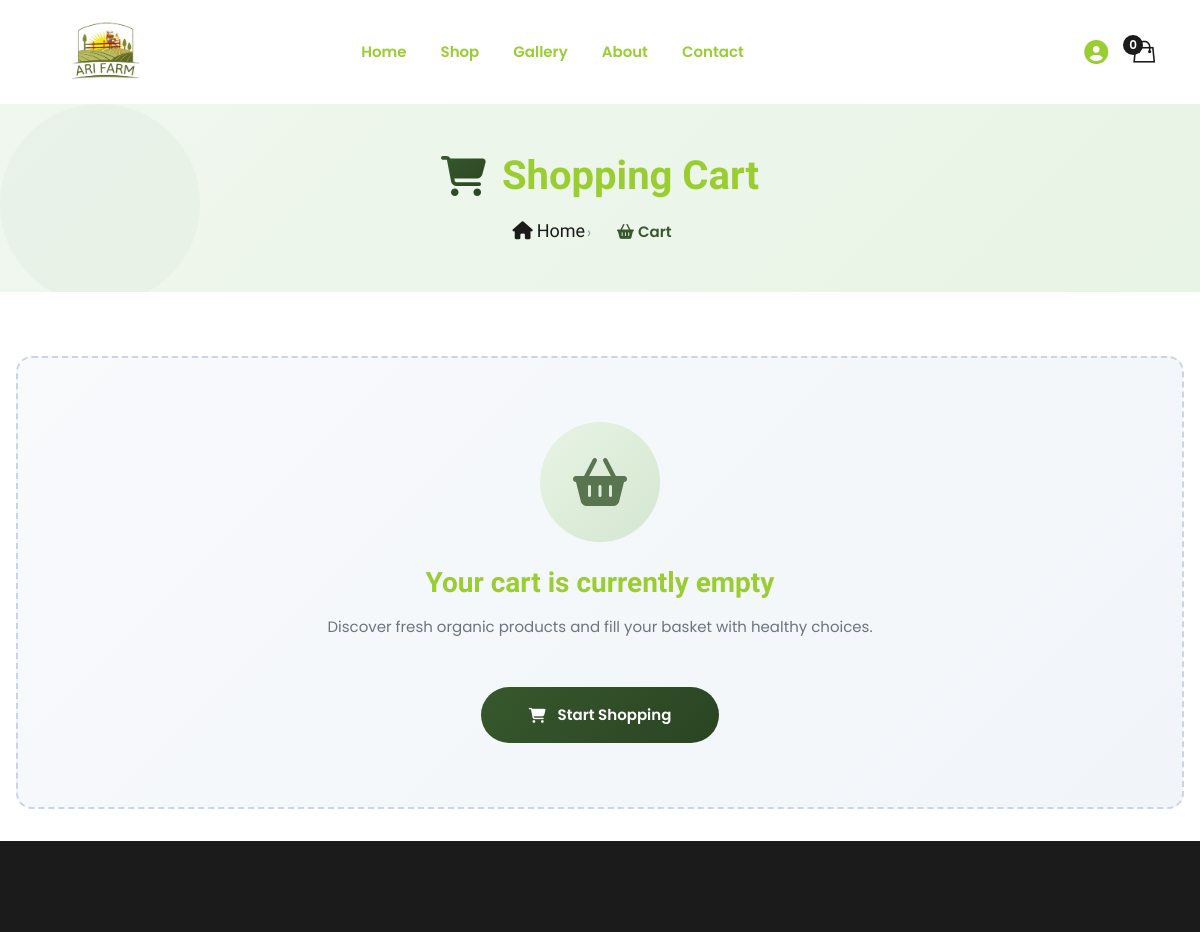
Before: /cart/ (signed in, upper part) with the older database file.
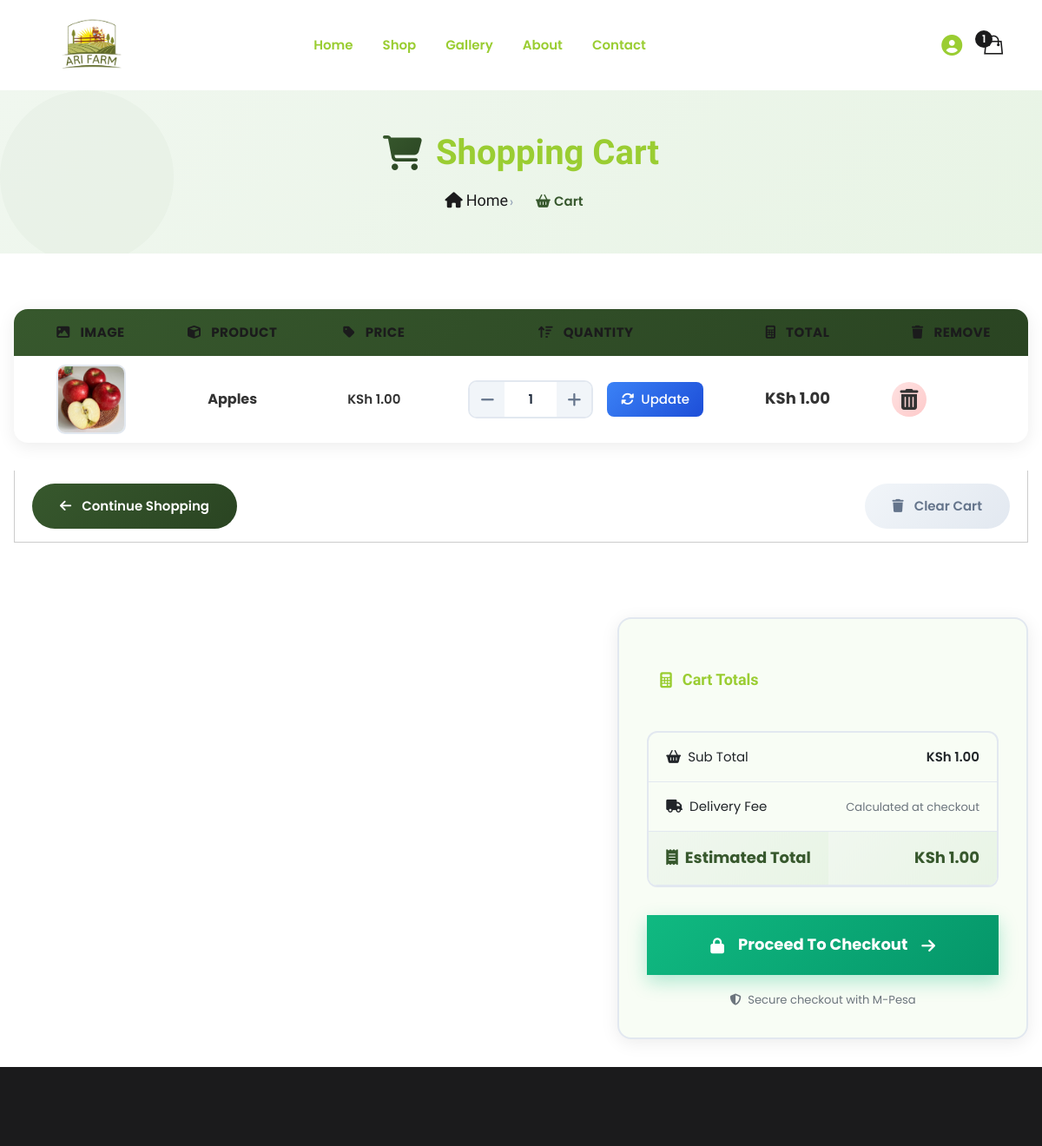
After: the same page with the newer database file.
### accounts/models.py (models this page shows, shortened)
class User(AbstractUser):
    USER_TYPE_CHOICES = (
        ('customer', 'Customer'),
        ('admin', 'Admin'),
    )
    user_type = models.CharField(max_length=20, choices=USER_TYPE_CHOICES, default='customer')
    phone_number = models.CharField(max_length=20, blank=True, null=True)
    profile_picture = models.ImageField(upload_to='profile_pictures/', blank=True, null=True)
    county = models.CharField(max_length=100, blank=True, null=True)
    zone = models.ForeignKey(
        'checkout.DeliveryZone',  # <--- This breaks the circular loop
        on_delete=models.SET_NULL,
        null=True,
        blank=True,
        related_name='users'
    )
    date_joined = models.DateTimeField(default=timezone.now)
    last_login = models.DateTimeField(blank=True, null=True)
    is_verified = models.BooleanField(default=False)
    is_active = models.BooleanField(default=True)
    google_id = models.CharField(max_length=100, blank=True, null=True)

### cart/models.py (models this page shows, shortened)
class Cart(models.Model):
    user = models.OneToOneField(
        User,
        on_delete=models.CASCADE,
        related_name='cart'
    )
    created_at = models.DateTimeField(auto_now_add=True)
    updated_at = models.DateTimeField(auto_now=True)
    class Meta:
        verbose_name = 'Cart'
        verbose_name_plural = 'Carts'
    @property
    def total_price(self):
        return sum(item.total_price for item in self.items.all())
    @property
    def total_items(self):
        return sum(item.quantity for item in self.items.all())

class CartItem(models.Model):
    cart = models.ForeignKey(Cart, on_delete=models.CASCADE, related_name='items')
    product = models.ForeignKey(
        Product,
        null=True,
        blank=True,
        on_delete=models.SET_NULL
    )
    basket = models.ForeignKey(
        ProductBasket,
        null=True,
        blank=True,
        on_delete=models.SET_NULL
    )
    merchandise = models.ForeignKey(
        Merchandise,
        null=True,
        blank=True,
        on_delete=models.SET_NULL
    )
    quantity = models.PositiveIntegerField(default=1)
    added_at = models.DateTimeField(auto_now_add=True)
    class Meta:
        constraints = [
            models.CheckConstraint(
                check=(
                    (models.Q(product__isnull=False, basket__isnull=True, merchandise__isnull=True)) |
                    (models.Q(product__isnull=True, basket__isnull=False, merchandise__isnull=True)) |
                    (models.Q(product__isnull=True, basket__isnull=True, merchandise__isnull=False))
                ),
                name='cartitem_exactly_one_item_type'
            )
        ]
        unique_together = ('cart', 'product', 'basket', 'merchandise')
    @property
    def unit_price(self):
        if self.product:
            return self.product.price
        elif self.basket:
            return self.basket.price
        elif self.merchandise:
            return self.merchandise.price
        return 0
    @property
    def total_price(self):
        return self.unit_price * self.quantity
    @property
    def name(self):
        if self.product:
            return self.product.name
        if self.basket:
            return self.basket.name
        if self.merchandise:
            return self.merchandise.name
        return "Unknown Item"

### products/models.py (models this page shows, shortened)
class Product(models.Model):
    product_id = models.CharField(max_length=50, unique=True, editable=False)
    name = models.CharField(max_length=200)
    slug = models.SlugField(max_length=200, unique=True)
    stock = models.PositiveIntegerField(default=0)
    price = models.DecimalField(max_digits=10, decimal_places=2, validators=[MinValueValidator(0)])
    description = models.TextField()
    image = models.ImageField(upload_to=product_image_path)
    is_new = models.BooleanField(default=False)
    category = models.ForeignKey(Category, on_delete=models.SET_NULL, null=True, blank=True, related_name='products')
    is_active = models.BooleanField(default=True)
    created_at = models.DateTimeField(auto_now_add=True)
    updated_at = models.DateTimeField(auto_now=True)
    is_in_basket = models.BooleanField(default=False, editable=False)
    class Meta:
        ordering = ['-created_at']
        indexes = [
            models.Index(fields=['slug']),
            models.Index(fields=['category']),
            models.Index(fields=['is_active']),
            models.Index(fields=['is_new']),
        ]
    def get_absolute_url(self):
        return reverse('products:product_detail', args=[self.slug])

### cart/views.py (the view)
# urls.py: path('', views.cart_detail, name='cart_detail'),
@login_required
def cart_detail(request):
    cart, created = Cart.objects.get_or_create(user=request.user)
    return render(request, 'cart/cart_detail.html', {
        'cart': cart,
    })

### core/context_processors.py (called while the page is built)
def promotional_popup(request):
    popup = PromotionalPopup.get_active_popup()
    return {'promotional_popup': popup}

### core/models.py (called while the page is built)
    @staticmethod
    def get_active_popup():
        return PromotionalPopup.objects.filter(is_active=True).first()

### templates/cart/cart_detail.html (shortened to what the changed rows need)
{% extends 'base.html' %}
{% load static %}
{% block extra_css %}
<link rel="stylesheet" href="https://cdnjs.cloudflare.com/ajax/libs/font-awesome/6.4.0/css/all.min.css">
{% endblock %}
{% block content %}
<div class="cart-main-wrapper">
    <div class="container container-default-2">
        <div class="row">
            <div class="col-lg-12">
                {% if cart.items.exists %}
                <div class="cart-table d-none d-lg-block">
                    <table class="table">
                        <thead>
                            <tr>
                                <th class="pro-thumbnail"><i class="fas fa-image"></i> Image</th>
                                <th class="pro-title"><i class="fas fa-cube"></i> Product</th>
                                <th class="pro-price"><i class="fas fa-tag"></i> Price</th>
                                <th class="pro-quantity"><i class="fas fa-sort-amount-up"></i> Quantity</th>
                                <th class="pro-subtotal"><i class="fas fa-calculator"></i> Total</th>
                                <th class="pro-remove"><i class="fas fa-trash"></i> Remove</th>
                            </tr>
                        </thead>
                        <tbody>
                            {% for item in cart.items.all %}
                            <tr>
                                <td class="pro-thumbnail">
                                    {% if item.product %}
                                        <a href="{{ item.product.get_absolute_url }}">
                                            {% if item.product.image %}
                                                <img src="{{ item.product.image.url }}" alt="{{ item.product.name }}">
                                            {% else %}
                                                <img src="{% static 'assets/images/product/placeholder.jpg' %}" alt="Product">
                                            {% endif %}
                                        </a>
                                    {% endif %}
                                </td>
                                <td class="pro-title">
                                    <a href="#" class="fw-bold">{{ item.name }}</a>
                                </td>
                                <td class="pro-price">
                                    <span class="fw-semibold">KSh {{ item.unit_price|floatformat:2 }}</span>
                                </td>
                                <td class="pro-quantity">
                                    <form action="{% url 'cart:update_cart_item' %}" method="post" class="d-inline-flex align-items-center">
                                        <div class="custom-qty-wrapper">
                                            <div class="c-dec c-qty-btn"><i class="fas fa-minus"></i></div>
                                            {% if item.product %}
                                                <input class="custom-qty-input" value="{{ item.quantity }}" type="number" name="quantity" max="{{ item.product.stock }}">
                                            {% elif item.basket %}
                                                <input class="custom-qty-input" value="{{ item.quantity }}" type="number" name="quantity" max="{{ item.basket.stock }}">
                                            {% elif item.merchandise %}
                                                <input class="custom-qty-input" value="{{ item.quantity }}" type="number" name="quantity" max="{{ item.merchandise.stock }}">
                                            {% endif %}
                                            <div class="c-inc c-qty-btn"><i class="fas fa-plus"></i></div>
                                        </div>
                                        <button type="submit" class="btn-update ms-3" title="Update Quantity">
                                            <i class="fas fa-sync-alt"></i>Update
                                        </button>
                                    </form>
                                </td>
                                <td class="pro-subtotal">
                                    <span class="fw-bold">KSh {{ item.total_price|floatformat:2 }}</span>
                                </td>
                                <td class="pro-remove">
                                    <a href="{% url 'cart:remove_from_cart' item.id %}" onclick="return confirm('Remove this item from your cart?')" title="Remove">
                                        <i class="fas fa-trash-alt"></i>
                                    </a>
                                </td>
                            </tr>
                            {% endfor %}
                        </tbody>
                    </table>
                </div>
                <div class="cart-update-option">
                    <a href="{% url 'products:product_list' %}" class="btn-continue">
                        <i class="fas fa-arrow-left"></i>Continue Shopping
                    </a>
                    <a href="{% url 'cart:clear_cart' %}" class="btn-clear" onclick="return confirm('Are you sure you want to clear your entire cart?')">
                        <i class="fas fa-trash"></i>Clear Cart
                    </a>
                </div>
                {% else %}
                <div class="empty-cart-state">
                    <div class="empty-cart-icon">
                        <i class="fas fa-shopping-basket"></i>
                    </div>
                    <h3 class="mb-3 fw-bold">Your cart is currently empty</h3>
                    <p class="mb-4 text-muted">Discover fresh organic products and fill your basket with healthy choices.</p>
                    <a href="{% url 'products:product_list' %}" class="btn-start-shopping">
                        <i class="fas fa-shopping-cart"></i>Start Shopping
                    </a>
                </div>
                {% endif %}
            </div>
        </div>
        {% if cart.items.exists %}
        <div class="row mt-4">
            <div class="col-lg-5 ms-auto">
                <div class="cart-calculator-wrapper">
                    <h3>
                        <i class="fas fa-calculator"></i>Cart Totals
                    </h3>
                    <div class="table-responsive">
                        <table class="table">
                            <tr>
                                <td class="py-3">
                                    <i class="fas fa-shopping-basket me-2"></i>Sub Total
                                </td>
                                <td class="py-3 text-end fw-semibold">KSh {{ cart.total_price|floatformat:2 }}</td>
                            </tr>
                            <tr>
                                <td class="py-3">
                                    <i class="fas fa-truck me-2"></i>Delivery Fee
                                </td>
                                <td class="py-3 text-end">
                                    <span class="text-muted small">Calculated at checkout</span>
                                </td>
                            </tr>
                            <tr class="total">
                                <td class="py-3 fw-bold">
                                    <i class="fas fa-receipt me-2"></i>Estimated Total
                                </td>
                                <td class="total-amount py-3 text-end fw-bold">KSh {{ cart.total_price|floatformat:2 }}</td>
                            </tr>
                        </table>
                    </div>
                    <a href="{% url 'checkout:checkout' %}" class="btn-checkout" onclick="return confirmCheckout();">
                        <i class="fas fa-lock"></i>
                        <span>Proceed To Checkout</span>
                        <i class="fas fa-arrow-right"></i>
                    </a>
                    <div class="text-center mt-3">
                        <small class="text-muted">
                            <i class="fas fa-shield-alt me-1"></i>
                            Secure checkout with M-Pesa
                        </small>
                    </div>
                </div>
            </div>
        </div>
        {% endif %}
    </div>
</div>
{% endblock %}

### templates/includes/header.html (shortened to what the changed rows need)
{% load static %}
<header class="main-header-area">
    <div class="main-header">
        <div class="container container-default custom-area">
            <div class="row">
                <div class="col-lg-12 col-custom">
                    <div class="row align-items-center">
                        <div class="col-lg-2 col-xl-3 col-sm-6 col-6 col-custom">
                            <div class="header-right-area main-nav">
                                <ul class="nav">
                                    <li class="minicart-wrap">
                                        <a href="{% url 'cart:cart_detail' %}" class="minicart-btn toolbar-btn">
                                            <i class="ion-bag"></i>
                                            <span class="cart-item_count">
                                                {% if user.is_authenticated and user.cart %}
                                                    {{ user.cart.total_items }}
                                                {% else %}
                                                    0
                                                {% endif %}
                                            </span>
                                        </a>
                                    </li>
                                </ul>
                            </div>
                        </div>
                    </div>
                </div>
            </div>
        </div>
    </div>
</header>

Changed rows visible on the page:
changed User: cart.total_items "0" → "1"
added CartItem: product.image (picture), name "Apples", unit_price "1.00", quantity "1", total_price "1.00"
added Cart: total_price "1.00"
Other visible differences:
text no longer shown: "Your cart is currently empty Discover fresh organic products and fill your basket with healthy choices. Start Shopping"
text now shown: "IMAGE PRODUCT PRICE QUANTITY TOTAL REMOVE Continue Shopping Clear Cart Cart Totals Sub Total KSh Delivery Fee Calculated at checkout Estimated Total KSh Proceed To Checkout Secure checkout with M-Pesa"
